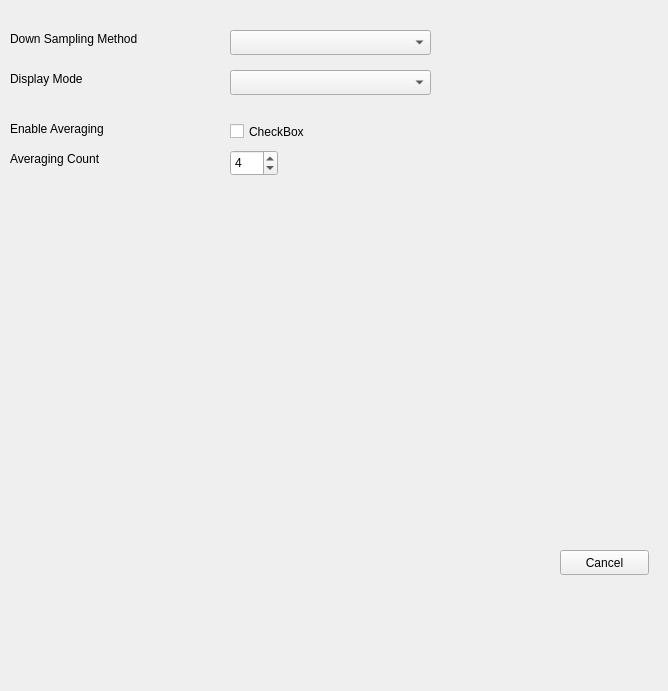
<?xml version="1.0" encoding="UTF-8"?>
<ui version="4.0">
 <class>SettingsDialog</class>
 <widget class="QDialog" name="SettingsDialog">
  <property name="geometry">
   <rect>
    <x>0</x>
    <y>0</y>
    <width>668</width>
    <height>691</height>
   </rect>
  </property>
  <property name="windowTitle">
   <string>Dialog</string>
  </property>
  <widget class="QComboBox" name="comboBox">
   <property name="geometry">
    <rect>
     <x>230</x>
     <y>30</y>
     <width>201</width>
     <height>25</height>
    </rect>
   </property>
   <property name="editable">
    <bool>false</bool>
   </property>
  </widget>
  <widget class="QLabel" name="label">
   <property name="geometry">
    <rect>
     <x>10</x>
     <y>30</y>
     <width>171</width>
     <height>17</height>
    </rect>
   </property>
   <property name="text">
    <string>Down Sampling Method</string>
   </property>
  </widget>
  <widget class="QPushButton" name="okButton">
   <property name="geometry">
    <rect>
     <x>670</x>
     <y>550</y>
     <width>89</width>
     <height>25</height>
    </rect>
   </property>
   <property name="text">
    <string>Apply</string>
   </property>
  </widget>
  <widget class="QPushButton" name="cancelButton">
   <property name="geometry">
    <rect>
     <x>560</x>
     <y>550</y>
     <width>89</width>
     <height>25</height>
    </rect>
   </property>
   <property name="text">
    <string>Cancel</string>
   </property>
  </widget>
  <widget class="QLabel" name="label_3">
   <property name="geometry">
    <rect>
     <x>10</x>
     <y>70</y>
     <width>171</width>
     <height>17</height>
    </rect>
   </property>
   <property name="text">
    <string>Display Mode</string>
   </property>
  </widget>
  <widget class="QComboBox" name="comboBox_3">
   <property name="geometry">
    <rect>
     <x>230</x>
     <y>70</y>
     <width>201</width>
     <height>25</height>
    </rect>
   </property>
   <property name="editable">
    <bool>false</bool>
   </property>
  </widget>
  <widget class="QCheckBox" name="averagingCheckBox">
   <property name="geometry">
    <rect>
     <x>230</x>
     <y>120</y>
     <width>92</width>
     <height>23</height>
    </rect>
   </property>
   <property name="text">
    <string>CheckBox</string>
   </property>
  </widget>
  <widget class="QLabel" name="label_4">
   <property name="geometry">
    <rect>
     <x>10</x>
     <y>120</y>
     <width>171</width>
     <height>17</height>
    </rect>
   </property>
   <property name="text">
    <string>Enable Averaging</string>
   </property>
  </widget>
  <widget class="QSpinBox" name="averagingSpinBox">
   <property name="geometry">
    <rect>
     <x>230</x>
     <y>150</y>
     <width>48</width>
     <height>26</height>
    </rect>
   </property>
   <property name="value">
    <number>4</number>
   </property>
  </widget>
  <widget class="QLabel" name="label_5">
   <property name="geometry">
    <rect>
     <x>10</x>
     <y>150</y>
     <width>171</width>
     <height>17</height>
    </rect>
   </property>
   <property name="text">
    <string>Averaging Count</string>
   </property>
  </widget>
 </widget>
 <resources/>
 <connections/>
</ui>
